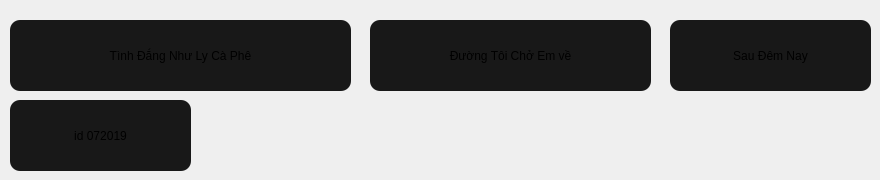
      <widget class="QWidget" name="page_10">
       <widget class="QPushButton" name="pushButton_8">
        <property name="geometry">
         <rect>
          <x>10</x>
          <y>20</y>
          <width>341</width>
          <height>71</height>
         </rect>
        </property>
        <property name="styleSheet">
         <string notr="true">background-color:rgb(24, 24, 24);
font: 500 14pt &quot;Roboto Mono Medium&quot;;
border-radius: 10;</string>
        </property>
        <property name="text">
         <string>Tình Đắng Như Ly Cà Phê</string>
        </property>
        <property name="icon">
         <iconset>
          <normaloff>../img/Tình Đắng Như Ly Cà Phê.png</normaloff>../img/Tình Đắng Như Ly Cà Phê.png</iconset>
        </property>
        <property name="iconSize">
         <size>
          <width>75</width>
          <height>75</height>
         </size>
        </property>
       </widget>
       <widget class="QPushButton" name="pushButton_9">
        <property name="geometry">
         <rect>
          <x>370</x>
          <y>20</y>
          <width>281</width>
          <height>71</height>
         </rect>
        </property>
        <property name="styleSheet">
         <string notr="true">background-color:rgb(24, 24, 24);
font: 500 14pt &quot;Roboto Mono Medium&quot;;
border-radius: 10;</string>
        </property>
        <property name="text">
         <string>Đường Tôi Chở Em về</string>
        </property>
        <property name="icon">
         <iconset>
          <normaloff>../img/Đường Tôi Chở Em Về.png</normaloff>../img/Đường Tôi Chở Em Về.png</iconset>
        </property>
        <property name="iconSize">
         <size>
          <width>75</width>
          <height>75</height>
         </size>
        </property>
       </widget>
       <widget class="QPushButton" name="pushButton_10">
        <property name="geometry">
         <rect>
          <x>670</x>
          <y>20</y>
          <width>201</width>
          <height>71</height>
         </rect>
        </property>
        <property name="styleSheet">
         <string notr="true">background-color:rgb(24, 24, 24);
font: 500 14pt &quot;Roboto Mono Medium&quot;;
border-radius: 10;</string>
        </property>
        <property name="text">
         <string>Sau Đêm Nay</string>
        </property>
        <property name="icon">
         <iconset>
          <normaloff>../img/Sau Đêm Nay.png</normaloff>../img/Sau Đêm Nay.png</iconset>
        </property>
        <property name="iconSize">
         <size>
          <width>75</width>
          <height>75</height>
         </size>
        </property>
       </widget>
       <widget class="QPushButton" name="pushButton_11">
        <property name="geometry">
         <rect>
          <x>10</x>
          <y>100</y>
          <width>181</width>
          <height>71</height>
         </rect>
        </property>
        <property name="styleSheet">
         <string notr="true">background-color:rgb(24, 24, 24);
font: 500 14pt &quot;Roboto Mono Medium&quot;;
border-radius: 10;</string>
        </property>
        <property name="text">
         <string>id 072019</string>
        </property>
        <property name="icon">
         <iconset>
          <normaloff>../img/id 072019.png</normaloff>../img/id 072019.png</iconset>
        </property>
        <property name="iconSize">
         <size>
          <width>75</width>
          <height>75</height>
         </size>
        </property>
       </widget>
      </widget>
